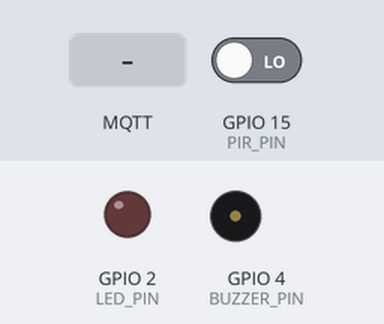
A sketch run on a simulated ESP32. Parts: output pins drawn as LEDs (lit = HIGH), buzzer (waves = sounding). Inputs (shaded band) come from the test bench; at power-on: GPIO 15 (PIR_PIN) LOW. WiFi joins after 1.5 s; servers stay silent unless stated; no MQTT or app messages arrive unless stated; what the sketch prints to the serial monitor is not drawn.

Above: at 2.7 s.
2.8 s: GPIO 15 (PIR_PIN) driven HIGH
At 3.5 s:
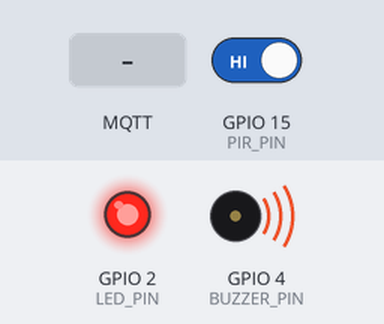
5.8 s: MQTT message "DISARM" arrives on the first subscribed topic
At 6.2 s:
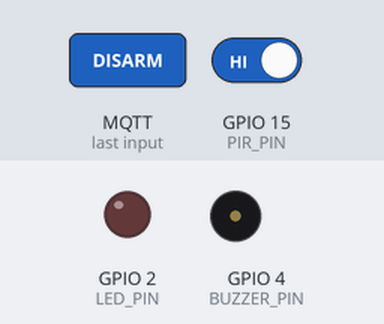
Timing chart, 0 to 8.8 s (numbered marks = the images above; inputs shaded):
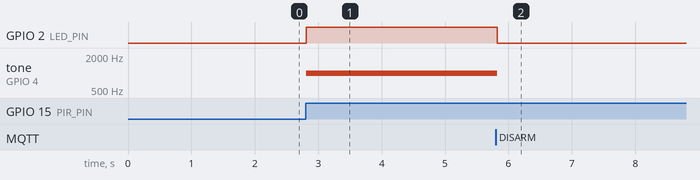

Measured:
- after the input at 2.8 s, GPIO 2 (LED_PIN): LOW → HIGH at once; tone on GPIO 4 (BUZZER_PIN): silent → 1000 Hz at once
- after the input at 5.8 s, GPIO 2 (LED_PIN): HIGH → LOW at once; tone on GPIO 4 (BUZZER_PIN): 1000 Hz → silent at once

The sketch:

sketch.ino
```cpp
#include <WiFi.h>
#include <WiFiClientSecure.h>
#include <PubSubClient.h>

// ===================== WiFi (Wokwi) =====================
const char* WIFI_SSID = "Wokwi-GUEST";
const char* WIFI_PASS = "";

// ===================== HiveMQ Cloud  =====================
const char* MQTT_HOST = "ad777200c8b94125895879226093bfba.s1.eu.hivemq.cloud";
const int   MQTT_PORT = 8883;
const char* MQTT_USER = "esp32";
const char* MQTT_PASS = "Esp32pass";

// ===================== Topicuri MQTT =====================
const char* TOPIC_EVENT  = "iot/alarma/event";   // motion_detected / motion_cleared
const char* TOPIC_PIR    = "iot/alarma/pir";     // 0/1
const char* TOPIC_STATUS = "iot/alarma/status";  // online + armed/alarm
const char* TOPIC_CMD    = "iot/alarma/cmd";

// ===================== Pini (Wokwi) =====================
// PIR: VCC->5V, GND->GND, OUT->GPIO15
// LED: A->GPIO2, C->GND
// Buzzer: BZ1 1->GPIO4, BZ1 2->GND
const int PIR_PIN    = 15;
const int LED_PIN    = 2;
const int BUZZER_PIN = 4;

WiFiClientSecure net;
PubSubClient mqtt(net);

bool armed = true;
bool alarmActive = false;
bool lastPir = false;

void publishStatus() {
  char msg[64];
  snprintf(msg, sizeof(msg), "armed=%d alarm=%d", armed ? 1 : 0, alarmActive ? 1 : 0);
  mqtt.publish(TOPIC_STATUS, msg, true);
}

void onMessage(char* topic, byte* payload, unsigned int length) {
  String t = String(topic);
  String cmd;
  for (unsigned int i = 0; i < length; i++) cmd += (char)payload[i];
  cmd.trim();
  cmd.toUpperCase();

  if (t == TOPIC_CMD) {
    if (cmd == "ARM") {
      armed = true;
      publishStatus();
      Serial.println("CMD: ARM");
    } else if (cmd == "DISARM") {
      armed = false;
      alarmActive = false;
      digitalWrite(LED_PIN, LOW);
      noTone(BUZZER_PIN);
      publishStatus();
      Serial.println("CMD: DISARM");
    }
  }
}

void connectWiFi() {
  WiFi.mode(WIFI_STA);
  WiFi.begin(WIFI_SSID, WIFI_PASS);

  Serial.print("WiFi connecting");
  while (WiFi.status() != WL_CONNECTED) {
    delay(300);
    Serial.print(".");
  }
  Serial.println("\nWiFi OK");
}

void connectMQTT() {
  // În Wokwi nu validăm certificatele TLS -> setInsecure()
  net.setInsecure();

  mqtt.setServer(MQTT_HOST, MQTT_PORT);
  mqtt.setCallback(onMessage);

  while (!mqtt.connected()) {
    String clientId = "esp32-alarma-";
    clientId += String((uint32_t)ESP.getEfuseMac(), HEX);

    Serial.print("MQTT connecting...");
    if (mqtt.connect(clientId.c_str(), MQTT_USER, MQTT_PASS)) {
      Serial.println("OK");
      mqtt.subscribe(TOPIC_CMD);

      mqtt.publish(TOPIC_STATUS, "online", true);
      publishStatus();
      mqtt.publish(TOPIC_PIR, "0", true);
    } else {
      Serial.println("FAILED, retry...");
      delay(800);
    }
  }
}

void setup() {
  Serial.begin(115200);

  pinMode(PIR_PIN, INPUT);
  pinMode(LED_PIN, OUTPUT);
  pinMode(BUZZER_PIN, OUTPUT);

  digitalWrite(LED_PIN, LOW);
  noTone(BUZZER_PIN);

  connectWiFi();
  connectMQTT();

  Serial.println("MQTT conectat cu succes. Sistem configurat cu succes.");
Serial.println("Sistem de alarma ACTIV.");
}

void loop() {
  if (!mqtt.connected()) connectMQTT();
  mqtt.loop();

  bool pir = (digitalRead(PIR_PIN) == HIGH);

  if (pir != lastPir) {
    lastPir = pir;
    mqtt.publish(TOPIC_PIR, pir ? "1" : "0", true);
    Serial.print("PIR=");
    Serial.println(pir ? "1" : "0");
  }

  if (!armed) {
    delay(50);
    return;
  }

  if (pir && !alarmActive) {
    alarmActive = true;
    digitalWrite(LED_PIN, HIGH);
    tone(BUZZER_PIN, 1000);

    mqtt.publish(TOPIC_EVENT, "ALERTA: Miscare in zona monitorizata", false);
    publishStatus();
    Serial.println("ALERTA: Miscare in zona monitorizata");
  }

  if (!pir && alarmActive) {
    alarmActive = false;
    digitalWrite(LED_PIN, LOW);
    noTone(BUZZER_PIN);

    mqtt.publish(TOPIC_EVENT, "Alarma oprita", false);
    publishStatus();
    Serial.println("Alarma oprita.");
  }

  delay(50);
}
```
